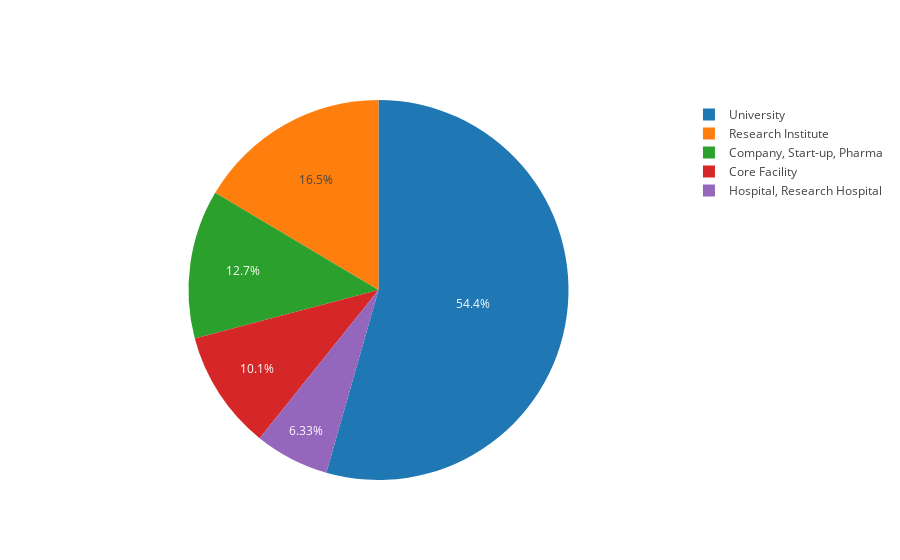

Notebook cell for this chart:
### Markdown cell above
## Affiliation distribtuion 

The number of participants in the poll by type of Institution.

### Code cell
affiliations = data_df.iloc[:,3]
trace = get_pie_chart(affiliations)     
iplot([trace])

### Figure 1 — Plotly figure (JSON) as saved in the notebook; plotly's stock layout.template omitted (floating-point values rounded to 4 significant figures)
{"data": [{"labels": ["Hospital, Research Hospital", "University", "Core Facility", "Research Institute", "Company, Start-up, Pharma"], "type": "pie", "uid": "be2fa808-7294-48da-8963-2bafd5b7b72d", "values": [10, 86, 16, 26, 20]}], "layout": {}}
